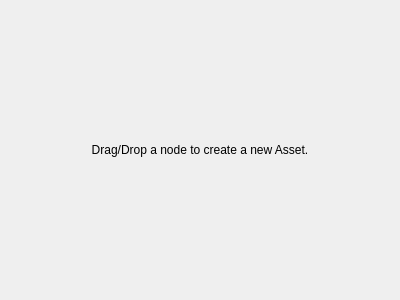
<?xml version="1.0" encoding="UTF-8"?>
<ui version="4.0">
 <class>GraphCanvasEditorCentralWidget</class>
 <widget class="QWidget" name="GraphCanvasEditorCentralWidget">
  <property name="geometry">
   <rect>
    <x>0</x>
    <y>0</y>
    <width>400</width>
    <height>300</height>
   </rect>
  </property>
  <property name="windowTitle">
   <string>Form</string>
  </property>
  <layout class="QVBoxLayout" name="verticalLayout">
   <property name="leftMargin">
    <number>0</number>
   </property>
   <property name="topMargin">
    <number>0</number>
   </property>
   <property name="rightMargin">
    <number>0</number>
   </property>
   <property name="bottomMargin">
    <number>0</number>
   </property>
   <item>
    <widget class="QLabel" name="dropTarget">
     <property name="sizePolicy">
      <sizepolicy hsizetype="Expanding" vsizetype="Expanding">
       <horstretch>0</horstretch>
       <verstretch>0</verstretch>
      </sizepolicy>
     </property>
     <property name="text">
      <string>Drag/Drop a node to create a new Asset.</string>
     </property>
     <property name="alignment">
      <set>Qt::AlignCenter</set>
     </property>
    </widget>
   </item>
  </layout>
 </widget>
 <resources/>
 <connections/>
</ui>
